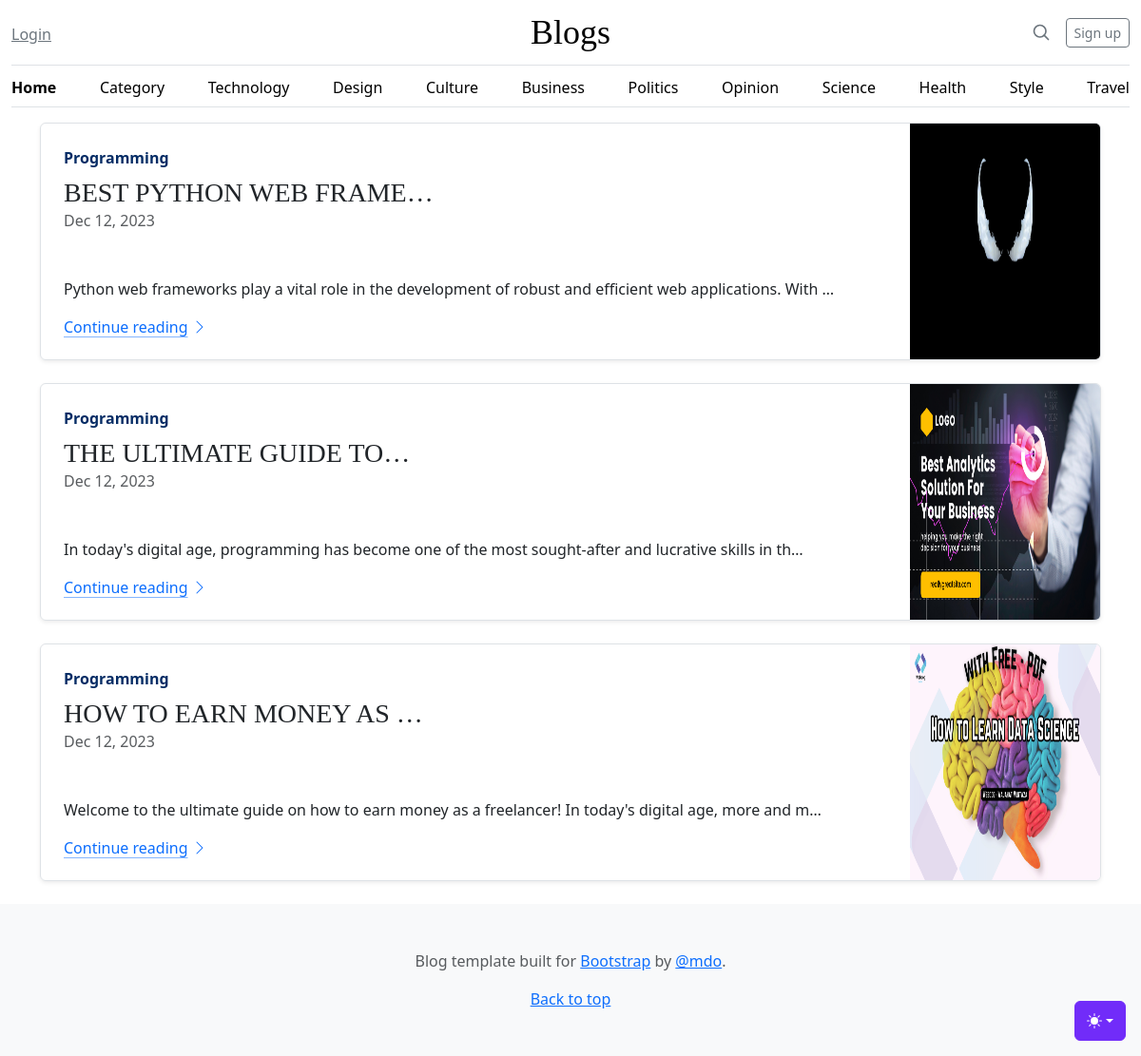
/category/programming, run on the app's committed database.
### core/models.py (models this page shows, shortened)
class Post(models.Model):
    STATUS = (
        ('Draft','Draft'),
        ('Publish','Publish')
    )
    featured_img = models.ImageField(upload_to='post/')
    title = models.CharField(max_length=255)
    author = models.CharField(max_length=30)
    category = models.ForeignKey(Category, on_delete=models.CASCADE)
    date = models.DateTimeField(auto_now_add=True)
    update = models.DateTimeField(auto_now=True, null=True)
    content = RichTextField()
    slug = models.CharField(max_length=255, unique=True)
    status = models.CharField(choices=STATUS, max_length=150)

class Category(models.Model):
    name = models.CharField(max_length=255)
    date = models.DateTimeField(auto_now_add=True)
    slug = models.CharField(max_length=50, unique=True, blank=True, null=True)
    def __str__(self):
        return self.name

### core/views.py (the view)
# urls.py: path("category/<str:slug>", views.cat_post, name="catPost"),
def cat_post(request, slug):
    category = Category.objects.get(slug=slug)
    posts = Post.objects.filter(category=category)
    context = {
        'category':category,
        'posts':posts
    }
    return render(request, 'cat_post.html', context)

### template/cat_post.html
{% extends "base.html" %}
{% block content %}
<div class="container">
{% if posts %}
{% for u in posts %}
<div class="col-md-12">
  <div class="row g-0 border rounded overflow-hidden flex-md-row mb-4 shadow-sm h-md-250 position-relative">
    <div class="col p-4 d-flex flex-column position-static">
      <strong class="d-inline-block mb-2 text-primary-emphasis">{{u.category}}</strong>
      <h3 class="mb-0">{{u.title|truncatechars:"22"}}</h3>
      <div class="mb-1 text-body-secondary">{{u.date|date:"M d, Y"}}</div>
      <p class="card-text mb-auto">{{u.content|safe|truncatechars:"110"}}</p>
      <a href="{% url 'post_view' u.slug %}" class="icon-link gap-1 icon-link-hover stretched-link">
        Continue reading
        <svg class="bi"><use xlink:href="#chevron-right"/></svg>
      </a>
    </div>
    <div class="col-auto d-none d-lg-block">
      <img src="{{u.featured_img.url}}" width="200" height="250">
    </div>
  </div>
</div>
{% endfor %}
{% else %}
<h1 class="text-center p-5">No Post Found</h1>
{% endif %}
</div>
{% endblock content %}

### static/css/blog.css (style rules this page uses)
h1, h2, h3, h4, h5, h6 { font-family: "Playfair Display", Georgia, "Times New Roman", serif; }
@media (min-width: 768px) { .h-md-250 { height: 250px; } }

### template/base.html (style rules this page uses)
.bi { vertical-align: -.125em; fill: currentColor; }

### data on the page
Post: category "Programming", title "BEST PYTHON WEB FRAME…", date "Dec 12, 2023", content "Python web frameworks play a vital role in the development of robust and efficient web applications. With …", featured_img (picture)
Post: category "Programming", title "THE ULTIMATE GUIDE TO…", date "Dec 12, 2023", content "In today's digital age, programming has become one of the most sought-after and lucrative skills in th…", featured_img (picture)
Post: category "Programming", title "HOW TO EARN MONEY AS …", date "Dec 12, 2023", content "Welcome to the ultimate guide on how to earn money as a freelancer! In today's digital age, more and m…", featured_img (picture)
